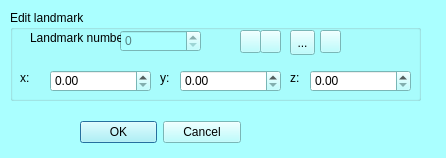
<?xml version="1.0" encoding="UTF-8"?>
<ui version="4.0">
 <class>mqEditLMKDialog</class>
 <widget class="QDialog" name="mqEditLMKDialog">
  <property name="geometry">
   <rect>
    <x>0</x>
    <y>0</y>
    <width>446</width>
    <height>158</height>
   </rect>
  </property>
  <property name="palette">
   <palette>
    <active>
     <colorrole role="WindowText">
      <brush brushstyle="SolidPattern">
       <color alpha="255">
        <red>0</red>
        <green>0</green>
        <blue>0</blue>
       </color>
      </brush>
     </colorrole>
     <colorrole role="Button">
      <brush brushstyle="SolidPattern">
       <color alpha="255">
        <red>170</red>
        <green>255</green>
        <blue>255</blue>
       </color>
      </brush>
     </colorrole>
     <colorrole role="Light">
      <brush brushstyle="SolidPattern">
       <color alpha="255">
        <red>255</red>
        <green>255</green>
        <blue>255</blue>
       </color>
      </brush>
     </colorrole>
     <colorrole role="Midlight">
      <brush brushstyle="SolidPattern">
       <color alpha="255">
        <red>212</red>
        <green>255</green>
        <blue>255</blue>
       </color>
      </brush>
     </colorrole>
     <colorrole role="Dark">
      <brush brushstyle="SolidPattern">
       <color alpha="255">
        <red>85</red>
        <green>127</green>
        <blue>127</blue>
       </color>
      </brush>
     </colorrole>
     <colorrole role="Mid">
      <brush brushstyle="SolidPattern">
       <color alpha="255">
        <red>113</red>
        <green>170</green>
        <blue>170</blue>
       </color>
      </brush>
     </colorrole>
     <colorrole role="Text">
      <brush brushstyle="SolidPattern">
       <color alpha="255">
        <red>0</red>
        <green>0</green>
        <blue>0</blue>
       </color>
      </brush>
     </colorrole>
     <colorrole role="BrightText">
      <brush brushstyle="SolidPattern">
       <color alpha="255">
        <red>255</red>
        <green>255</green>
        <blue>255</blue>
       </color>
      </brush>
     </colorrole>
     <colorrole role="ButtonText">
      <brush brushstyle="SolidPattern">
       <color alpha="255">
        <red>0</red>
        <green>0</green>
        <blue>0</blue>
       </color>
      </brush>
     </colorrole>
     <colorrole role="Base">
      <brush brushstyle="SolidPattern">
       <color alpha="255">
        <red>255</red>
        <green>255</green>
        <blue>255</blue>
       </color>
      </brush>
     </colorrole>
     <colorrole role="Window">
      <brush brushstyle="SolidPattern">
       <color alpha="255">
        <red>170</red>
        <green>255</green>
        <blue>255</blue>
       </color>
      </brush>
     </colorrole>
     <colorrole role="Shadow">
      <brush brushstyle="SolidPattern">
       <color alpha="255">
        <red>0</red>
        <green>0</green>
        <blue>0</blue>
       </color>
      </brush>
     </colorrole>
     <colorrole role="AlternateBase">
      <brush brushstyle="SolidPattern">
       <color alpha="255">
        <red>212</red>
        <green>255</green>
        <blue>255</blue>
       </color>
      </brush>
     </colorrole>
     <colorrole role="ToolTipBase">
      <brush brushstyle="SolidPattern">
       <color alpha="255">
        <red>255</red>
        <green>255</green>
        <blue>220</blue>
       </color>
      </brush>
     </colorrole>
     <colorrole role="ToolTipText">
      <brush brushstyle="SolidPattern">
       <color alpha="255">
        <red>0</red>
        <green>0</green>
        <blue>0</blue>
       </color>
      </brush>
     </colorrole>
     <colorrole role="PlaceholderText">
      <brush brushstyle="NoBrush">
       <color alpha="128">
        <red>0</red>
        <green>0</green>
        <blue>0</blue>
       </color>
      </brush>
     </colorrole>
    </active>
    <inactive>
     <colorrole role="WindowText">
      <brush brushstyle="SolidPattern">
       <color alpha="255">
        <red>0</red>
        <green>0</green>
        <blue>0</blue>
       </color>
      </brush>
     </colorrole>
     <colorrole role="Button">
      <brush brushstyle="SolidPattern">
       <color alpha="255">
        <red>170</red>
        <green>255</green>
        <blue>255</blue>
       </color>
      </brush>
     </colorrole>
     <colorrole role="Light">
      <brush brushstyle="SolidPattern">
       <color alpha="255">
        <red>255</red>
        <green>255</green>
        <blue>255</blue>
       </color>
      </brush>
     </colorrole>
     <colorrole role="Midlight">
      <brush brushstyle="SolidPattern">
       <color alpha="255">
        <red>212</red>
        <green>255</green>
        <blue>255</blue>
       </color>
      </brush>
     </colorrole>
     <colorrole role="Dark">
      <brush brushstyle="SolidPattern">
       <color alpha="255">
        <red>85</red>
        <green>127</green>
        <blue>127</blue>
       </color>
      </brush>
     </colorrole>
     <colorrole role="Mid">
      <brush brushstyle="SolidPattern">
       <color alpha="255">
        <red>113</red>
        <green>170</green>
        <blue>170</blue>
       </color>
      </brush>
     </colorrole>
     <colorrole role="Text">
      <brush brushstyle="SolidPattern">
       <color alpha="255">
        <red>0</red>
        <green>0</green>
        <blue>0</blue>
       </color>
      </brush>
     </colorrole>
     <colorrole role="BrightText">
      <brush brushstyle="SolidPattern">
       <color alpha="255">
        <red>255</red>
        <green>255</green>
        <blue>255</blue>
       </color>
      </brush>
     </colorrole>
     <colorrole role="ButtonText">
      <brush brushstyle="SolidPattern">
       <color alpha="255">
        <red>0</red>
        <green>0</green>
        <blue>0</blue>
       </color>
      </brush>
     </colorrole>
     <colorrole role="Base">
      <brush brushstyle="SolidPattern">
       <color alpha="255">
        <red>255</red>
        <green>255</green>
        <blue>255</blue>
       </color>
      </brush>
     </colorrole>
     <colorrole role="Window">
      <brush brushstyle="SolidPattern">
       <color alpha="255">
        <red>170</red>
        <green>255</green>
        <blue>255</blue>
       </color>
      </brush>
     </colorrole>
     <colorrole role="Shadow">
      <brush brushstyle="SolidPattern">
       <color alpha="255">
        <red>0</red>
        <green>0</green>
        <blue>0</blue>
       </color>
      </brush>
     </colorrole>
     <colorrole role="AlternateBase">
      <brush brushstyle="SolidPattern">
       <color alpha="255">
        <red>212</red>
        <green>255</green>
        <blue>255</blue>
       </color>
      </brush>
     </colorrole>
     <colorrole role="ToolTipBase">
      <brush brushstyle="SolidPattern">
       <color alpha="255">
        <red>255</red>
        <green>255</green>
        <blue>220</blue>
       </color>
      </brush>
     </colorrole>
     <colorrole role="ToolTipText">
      <brush brushstyle="SolidPattern">
       <color alpha="255">
        <red>0</red>
        <green>0</green>
        <blue>0</blue>
       </color>
      </brush>
     </colorrole>
     <colorrole role="PlaceholderText">
      <brush brushstyle="NoBrush">
       <color alpha="128">
        <red>0</red>
        <green>0</green>
        <blue>0</blue>
       </color>
      </brush>
     </colorrole>
    </inactive>
    <disabled>
     <colorrole role="WindowText">
      <brush brushstyle="SolidPattern">
       <color alpha="255">
        <red>85</red>
        <green>127</green>
        <blue>127</blue>
       </color>
      </brush>
     </colorrole>
     <colorrole role="Button">
      <brush brushstyle="SolidPattern">
       <color alpha="255">
        <red>170</red>
        <green>255</green>
        <blue>255</blue>
       </color>
      </brush>
     </colorrole>
     <colorrole role="Light">
      <brush brushstyle="SolidPattern">
       <color alpha="255">
        <red>255</red>
        <green>255</green>
        <blue>255</blue>
       </color>
      </brush>
     </colorrole>
     <colorrole role="Midlight">
      <brush brushstyle="SolidPattern">
       <color alpha="255">
        <red>212</red>
        <green>255</green>
        <blue>255</blue>
       </color>
      </brush>
     </colorrole>
     <colorrole role="Dark">
      <brush brushstyle="SolidPattern">
       <color alpha="255">
        <red>85</red>
        <green>127</green>
        <blue>127</blue>
       </color>
      </brush>
     </colorrole>
     <colorrole role="Mid">
      <brush brushstyle="SolidPattern">
       <color alpha="255">
        <red>113</red>
        <green>170</green>
        <blue>170</blue>
       </color>
      </brush>
     </colorrole>
     <colorrole role="Text">
      <brush brushstyle="SolidPattern">
       <color alpha="255">
        <red>85</red>
        <green>127</green>
        <blue>127</blue>
       </color>
      </brush>
     </colorrole>
     <colorrole role="BrightText">
      <brush brushstyle="SolidPattern">
       <color alpha="255">
        <red>255</red>
        <green>255</green>
        <blue>255</blue>
       </color>
      </brush>
     </colorrole>
     <colorrole role="ButtonText">
      <brush brushstyle="SolidPattern">
       <color alpha="255">
        <red>85</red>
        <green>127</green>
        <blue>127</blue>
       </color>
      </brush>
     </colorrole>
     <colorrole role="Base">
      <brush brushstyle="SolidPattern">
       <color alpha="255">
        <red>170</red>
        <green>255</green>
        <blue>255</blue>
       </color>
      </brush>
     </colorrole>
     <colorrole role="Window">
      <brush brushstyle="SolidPattern">
       <color alpha="255">
        <red>170</red>
        <green>255</green>
        <blue>255</blue>
       </color>
      </brush>
     </colorrole>
     <colorrole role="Shadow">
      <brush brushstyle="SolidPattern">
       <color alpha="255">
        <red>0</red>
        <green>0</green>
        <blue>0</blue>
       </color>
      </brush>
     </colorrole>
     <colorrole role="AlternateBase">
      <brush brushstyle="SolidPattern">
       <color alpha="255">
        <red>170</red>
        <green>255</green>
        <blue>255</blue>
       </color>
      </brush>
     </colorrole>
     <colorrole role="ToolTipBase">
      <brush brushstyle="SolidPattern">
       <color alpha="255">
        <red>255</red>
        <green>255</green>
        <blue>220</blue>
       </color>
      </brush>
     </colorrole>
     <colorrole role="ToolTipText">
      <brush brushstyle="SolidPattern">
       <color alpha="255">
        <red>0</red>
        <green>0</green>
        <blue>0</blue>
       </color>
      </brush>
     </colorrole>
     <colorrole role="PlaceholderText">
      <brush brushstyle="NoBrush">
       <color alpha="128">
        <red>0</red>
        <green>0</green>
        <blue>0</blue>
       </color>
      </brush>
     </colorrole>
    </disabled>
   </palette>
  </property>
  <property name="windowTitle">
   <string>Edit first selected landmark</string>
  </property>
  <widget class="QWidget" name="layoutWidget">
   <property name="geometry">
    <rect>
     <x>80</x>
     <y>120</y>
     <width>161</width>
     <height>25</height>
    </rect>
   </property>
   <layout class="QHBoxLayout" name="horizontalLayout_2">
    <item>
     <widget class="QDialogButtonBox" name="buttonBox">
      <property name="orientation">
       <enum>Qt::Horizontal</enum>
      </property>
      <property name="standardButtons">
       <set>QDialogButtonBox::Cancel|QDialogButtonBox::Ok</set>
      </property>
     </widget>
    </item>
   </layout>
  </widget>
  <widget class="QGroupBox" name="groupBox">
   <property name="geometry">
    <rect>
     <x>10</x>
     <y>10</y>
     <width>411</width>
     <height>91</height>
    </rect>
   </property>
   <property name="title">
    <string>Edit landmark</string>
   </property>
   <widget class="QSpinBox" name="LMKNumber">
    <property name="enabled">
     <bool>false</bool>
    </property>
    <property name="geometry">
     <rect>
      <x>110</x>
      <y>20</y>
      <width>81</width>
      <height>22</height>
     </rect>
    </property>
   </widget>
   <widget class="QLabel" name="label">
    <property name="geometry">
     <rect>
      <x>20</x>
      <y>20</y>
      <width>91</width>
      <height>16</height>
     </rect>
    </property>
    <property name="text">
     <string>Landmark number</string>
    </property>
   </widget>
   <widget class="QPushButton" name="next">
    <property name="geometry">
     <rect>
      <x>250</x>
      <y>20</y>
      <width>21</width>
      <height>23</height>
     </rect>
    </property>
    <property name="text">
     <string/>
    </property>
    <property name="icon">
     <iconset resource="../Icons/icons.qrc">
      <normaloff>:/Icons/s_right.png</normaloff>
      <normalon>:/Icons/s_right.png</normalon>:/Icons/s_right.png</iconset>
    </property>
   </widget>
   <widget class="QPushButton" name="prec">
    <property name="geometry">
     <rect>
      <x>230</x>
      <y>20</y>
      <width>21</width>
      <height>23</height>
     </rect>
    </property>
    <property name="text">
     <string/>
    </property>
    <property name="icon">
     <iconset resource="../Icons/icons.qrc">
      <normaloff>:/Icons/s_left.png</normaloff>
      <normalon>:/Icons/s_left.png</normalon>:/Icons/s_left.png</iconset>
    </property>
   </widget>
   <widget class="QDoubleSpinBox" name="x">
    <property name="geometry">
     <rect>
      <x>40</x>
      <y>60</y>
      <width>101</width>
      <height>22</height>
     </rect>
    </property>
    <property name="decimals">
     <number>2</number>
    </property>
   </widget>
   <widget class="QDoubleSpinBox" name="y">
    <property name="geometry">
     <rect>
      <x>170</x>
      <y>60</y>
      <width>101</width>
      <height>22</height>
     </rect>
    </property>
   </widget>
   <widget class="QDoubleSpinBox" name="z">
    <property name="geometry">
     <rect>
      <x>300</x>
      <y>60</y>
      <width>101</width>
      <height>22</height>
     </rect>
    </property>
   </widget>
   <widget class="QLabel" name="label_2">
    <property name="geometry">
     <rect>
      <x>10</x>
      <y>60</y>
      <width>21</width>
      <height>16</height>
     </rect>
    </property>
    <property name="text">
     <string>x:</string>
    </property>
   </widget>
   <widget class="QLabel" name="label_3">
    <property name="geometry">
     <rect>
      <x>150</x>
      <y>60</y>
      <width>21</width>
      <height>16</height>
     </rect>
    </property>
    <property name="text">
     <string>y:</string>
    </property>
   </widget>
   <widget class="QPushButton" name="cam_center">
    <property name="geometry">
     <rect>
      <x>310</x>
      <y>20</y>
      <width>21</width>
      <height>23</height>
     </rect>
    </property>
    <property name="toolTip">
     <string>Set camera center at x,y,z</string>
    </property>
    <property name="text">
     <string/>
    </property>
    <property name="icon">
     <iconset resource="../Icons/icons.qrc">
      <normaloff>:/Icons/move_cam3.png</normaloff>:/Icons/move_cam3.png</iconset>
    </property>
   </widget>
   <widget class="QToolButton" name="Refresh">
    <property name="enabled">
     <bool>true</bool>
    </property>
    <property name="geometry">
     <rect>
      <x>280</x>
      <y>20</y>
      <width>25</width>
      <height>25</height>
     </rect>
    </property>
    <property name="toolTip">
     <string>Refresh matrix</string>
    </property>
    <property name="text">
     <string>...</string>
    </property>
    <property name="icon">
     <iconset resource="../Icons/icons.qrc">
      <normaloff>:/Icons/Initialize24.png</normaloff>:/Icons/Initialize24.png</iconset>
    </property>
   </widget>
  </widget>
  <widget class="QLabel" name="label_4">
   <property name="geometry">
    <rect>
     <x>290</x>
     <y>70</y>
     <width>21</width>
     <height>16</height>
    </rect>
   </property>
   <property name="text">
    <string>z:</string>
   </property>
  </widget>
 </widget>
 <resources>
  <include location="../Icons/icons.qrc"/>
  <include location="../Icons/icons.qrc"/>
 </resources>
 <connections>
  <connection>
   <sender>buttonBox</sender>
   <signal>accepted()</signal>
   <receiver>mqEditLMKDialog</receiver>
   <slot>accept()</slot>
   <hints>
    <hint type="sourcelabel">
     <x>248</x>
     <y>254</y>
    </hint>
    <hint type="destinationlabel">
     <x>157</x>
     <y>274</y>
    </hint>
   </hints>
  </connection>
  <connection>
   <sender>buttonBox</sender>
   <signal>rejected()</signal>
   <receiver>mqEditLMKDialog</receiver>
   <slot>reject()</slot>
   <hints>
    <hint type="sourcelabel">
     <x>316</x>
     <y>260</y>
    </hint>
    <hint type="destinationlabel">
     <x>286</x>
     <y>274</y>
    </hint>
   </hints>
  </connection>
 </connections>
</ui>
